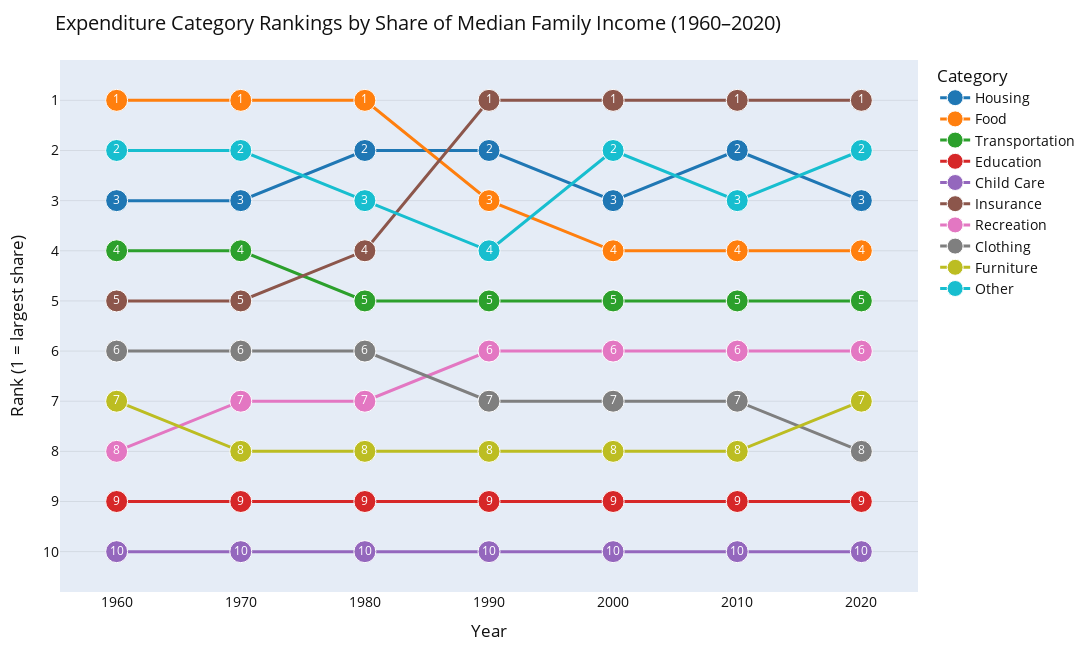

Here is the notebook cell this chart was saved with:
### Markdown cell above
Same Data Sources as Previous

### Code cell
#Load data
df = pd.read_csv("Data/Sankey/sankey_frames_long_1959_2024_usercats.csv").rename(columns={"Target":"Category"})


#Select years + categories to include
years_sel = [1960, 1970, 1980, 1990, 2000, 2010, 2020]
cats = ["Housing","Food","Transportation","Education","Child Care","Insurance","Recreation","Clothing","Furniture","Other"]


#Keep only the years + categories desired
df = df[df["Year"].isin(years_sel) & df["Category"].isin(cats)].copy()


#Ensure complete grid (all categories present each year), fill missing with 0
grid = pd.MultiIndex.from_product([years_sel, cats], names=["Year","Category"]).to_frame(index=False)
df = grid.merge(df, on=["Year","Category"], how="left")
df["Value"] = df["Value"].fillna(0.0)


#Compute share and rank within each year
df["IncomeTotal"] = df.groupby("Year")["Value"].transform("sum")
df["Share"] = np.where(df["IncomeTotal"] > 0, df["Value"]/df["IncomeTotal"], np.nan)


#Rank 1 = largest share
df["Rank"] = df.groupby("Year")["Share"].rank(method="min", ascending=False).astype(int)


#Define colors
palette = [
    "#1f77b4","#ff7f0e","#2ca02c","#d62728","#9467bd",
    "#8c564b","#e377c2","#7f7f7f","#bcbd22","#17becf"
]
color_map = {c: palette[i % len(palette)] for i, c in enumerate(cats)}


#Build bump chart
fig = go.Figure()
for c in cats:
    sub = df[df["Category"] == c].sort_values("Year")
    fig.add_trace(go.Scatter(
        x=sub["Year"],
        y=sub["Rank"],
        mode="lines+markers+text",
        name=c,
        line=dict(width=3, color=color_map[c]),
        marker=dict(size=22, color=color_map[c], line=dict(width=1, color="white")),
        text=sub["Rank"].astype(str),
        textposition="middle center",
        textfont=dict(color="white", size=12),
        hovertemplate=(
            f"<b>{c}</b><br>"
            "Year: %{x}<br>"
            "Rank: %{y}<br>"
            "Share of income: %{customdata[0]:.1%}<br>"
            "Estimated $: %{customdata[1]:,.0f}"
            "<extra></extra>"
        ),
        customdata=np.c_[sub["Share"].to_numpy(), sub["Value"].to_numpy()],
    ))


#Final layout adjustments
N = len(cats)
fig.update_layout(
    title="Expenditure Category Rankings by Share of Median Family Income (1960–2020)",
    height=650,
    width=1100,
    paper_bgcolor="white",
    font=dict(size=14, color="#111"),
    legend=dict(title="Category"),
    xaxis=dict(
        title="Year",
        tickmode="array",
        tickvals=years_sel,
        showgrid=False
    ),
    yaxis=dict(
        title="Rank (1 = largest share)",
        autorange="reversed",     # rank 1 at top
        tickmode="linear",
        dtick=1,
        range=[N + 0.5, 0.5],
        gridcolor="rgba(0,0,0,0.08)"
    ),
    margin=dict(l=60, r=20, t=60, b=50)
)


#Show and save figure
fig.show()
#fig.write_html("bump_plot_responsive.html", include_plotlyjs="cdn")

### Figure 1 — Plotly figure (JSON) as saved in the notebook; plotly's stock layout.template omitted (floating-point values rounded to 4 significant figures)
{"data": [{"customdata": [[0.1713, 962.5], [0.1692, 1669.0], [0.1785, 3752.0], [0.1829, 6464.0], [0.1771, 8985.0], [0.1899, 11440.0], [0.1889, 15930.0]], "hovertemplate": "<b>Housing</b><br>Year: %{x}<br>Rank: %{y}<br>Share of income: %{customdata[0]:.1%}<br>Estimated $: %{customdata[1]:,.0f}<extra></extra>", "line": {"color": "#1f77b4", "width": 3}, "marker": {"color": "#1f77b4", "line": {"color": "white", "width": 1}, "size": 22}, "mode": "lines+markers+text", "name": "Housing", "text": ["3", "3", "2", "2", "3", "2", "3"], "textfont": {"color": "white", "size": 12}, "textposition": "middle center", "type": "scatter", "x": [1960, 1970, 1980, 1990, 2000, 2010, 2020], "y": [3, 3, 2, 2, 3, 2, 3]}, {"customdata": [[0.2507, 1409.0], [0.2244, 2214.0], [0.2061, 4333.0], [0.1717, 6069.0], [0.1403, 7117.0], [0.1386, 8352.0], [0.1423, 12010.0]], "hovertemplate": "<b>Food</b><br>Year: %{x}<br>Rank: %{y}<br>Share of income: %{customdata[0]:.1%}<br>Estimated $: %{customdata[1]:,.0f}<extra></extra>", "line": {"color": "#ff7f0e", "width": 3}, "marker": {"color": "#ff7f0e", "line": {"color": "white", "width": 1}, "size": 22}, "mode": "lines+markers+text", "name": "Food", "text": ["1", "1", "1", "3", "4", "4", "4"], "textfont": {"color": "white", "size": 12}, "textposition": "middle center", "type": "scatter", "x": [1960, 1970, 1980, 1990, 2000, 2010, 2020], "y": [1, 1, 1, 3, 4, 4, 4]}, {"customdata": [[0.1346, 756.3], [0.125, 1234.0], [0.1381, 2902.0], [0.1196, 4229.0], [0.1196, 6065.0], [0.09613, 5791.0], [0.08233, 6945.0]], "hovertemplate": "<b>Transportation</b><br>Year: %{x}<br>Rank: %{y}<br>Share of income: %{customdata[0]:.1%}<br>Estimated $: %{customdata[1]:,.0f}<extra></extra>", "line": {"color": "#2ca02c", "width": 3}, "marker": {"color": "#2ca02c", "line": {"color": "white", "width": 1}, "size": 22}, "mode": "lines+markers+text", "name": "Transportation", "text": ["4", "4", "5", "5", "5", "5", "5"], "textfont": {"color": "white", "size": 12}, "textposition": "middle center", "type": "scatter", "x": [1960, 1970, 1980, 1990, 2000, 2010, 2020], "y": [4, 4, 5, 5, 5, 5, 5]}, {"customdata": [[0.009276, 52.13], [0.01419, 140.0], [0.01354, 284.5], [0.01593, 563.0], [0.01851, 938.9], [0.02246, 1353.0], [0.02036, 1717.0]], "hovertemplate": "<b>Education</b><br>Year: %{x}<br>Rank: %{y}<br>Share of income: %{customdata[0]:.1%}<br>Estimated $: %{customdata[1]:,.0f}<extra></extra>", "line": {"color": "#d62728", "width": 3}, "marker": {"color": "#d62728", "line": {"color": "white", "width": 1}, "size": 22}, "mode": "lines+markers+text", "name": "Education", "text": ["9", "9", "9", "9", "9", "9", "9"], "textfont": {"color": "white", "size": 12}, "textposition": "middle center", "type": "scatter", "x": [1960, 1970, 1980, 1990, 2000, 2010, 2020], "y": [9, 9, 9, 9, 9, 9, 9]}, {"customdata": [[0.000924, 5.193], [0.001557, 15.36], [0.002472, 51.95], [0.00301, 106.4], [0.002714, 137.7], [0.003027, 182.3], [0.002904, 245.0]], "hovertemplate": "<b>Child Care</b><br>Year: %{x}<br>Rank: %{y}<br>Share of income: %{customdata[0]:.1%}<br>Estimated $: %{customdata[1]:,.0f}<extra></extra>", "line": {"color": "#9467bd", "width": 3}, "marker": {"color": "#9467bd", "line": {"color": "white", "width": 1}, "size": 22}, "mode": "lines+markers+text", "name": "Child Care", "text": ["10", "10", "10", "10", "10", "10", "10"], "textfont": {"color": "white", "size": 12}, "textposition": "middle center", "type": "scatter", "x": [1960, 1970, 1980, 1990, 2000, 2010, 2020], "y": [10, 10, 10, 10, 10, 10, 10]}, {"customdata": [[0.08813, 495.3], [0.1203, 1187.0], [0.1504, 3162.0], [0.1935, 6839.0], [0.2158, 10950.0], [0.2405, 14490.0], [0.2464, 20790.0]], "hovertemplate": "<b>Insurance</b><br>Year: %{x}<br>Rank: %{y}<br>Share of income: %{customdata[0]:.1%}<br>Estimated $: %{customdata[1]:,.0f}<extra></extra>", "line": {"color": "#8c564b", "width": 3}, "marker": {"color": "#8c564b", "line": {"color": "white", "width": 1}, "size": 22}, "mode": "lines+markers+text", "name": "Insurance", "text": ["5", "5", "4", "1", "1", "1", "1"], "textfont": {"color": "white", "size": 12}, "textposition": "middle center", "type": "scatter", "x": [1960, 1970, 1980, 1990, 2000, 2010, 2020], "y": [5, 5, 4, 1, 1, 1, 1]}, {"customdata": [[0.03878, 218.0], [0.04937, 487.1], [0.04988, 1049.0], [0.05968, 2110.0], [0.07171, 3638.0], [0.06845, 4124.0], [0.06791, 5728.0]], "hovertemplate": "<b>Recreation</b><br>Year: %{x}<br>Rank: %{y}<br>Share of income: %{customdata[0]:.1%}<br>Estimated $: %{customdata[1]:,.0f}<extra></extra>", "line": {"color": "#e377c2", "width": 3}, "marker": {"color": "#e377c2", "line": {"color": "white", "width": 1}, "size": 22}, "mode": "lines+markers+text", "name": "Recreation", "text": ["8", "7", "7", "6", "6", "6", "6"], "textfont": {"color": "white", "size": 12}, "textposition": "middle center", "type": "scatter", "x": [1960, 1970, 1980, 1990, 2000, 2010, 2020], "y": [8, 7, 7, 6, 6, 6, 6]}, {"customdata": [[0.07833, 440.2], [0.07028, 693.4], [0.05884, 1237.0], [0.05126, 1812.0], [0.0415, 2105.0], [0.03086, 1859.0], [0.02533, 2136.0]], "hovertemplate": "<b>Clothing</b><br>Year: %{x}<br>Rank: %{y}<br>Share of income: %{customdata[0]:.1%}<br>Estimated $: %{customdata[1]:,.0f}<extra></extra>", "line": {"color": "#7f7f7f", "width": 3}, "marker": {"color": "#7f7f7f", "line": {"color": "white", "width": 1}, "size": 22}, "mode": "lines+markers+text", "name": "Clothing", "text": ["6", "6", "6", "7", "7", "7", "8"], "textfont": {"color": "white", "size": 12}, "textposition": "middle center", "type": "scatter", "x": [1960, 1970, 1980, 1990, 2000, 2010, 2020], "y": [6, 6, 6, 7, 7, 7, 8]}, {"customdata": [[0.04657, 261.7], [0.04353, 429.5], [0.03875, 814.6], [0.03175, 1122.0], [0.03075, 1560.0], [0.02348, 1415.0], [0.02677, 2258.0]], "hovertemplate": "<b>Furniture</b><br>Year: %{x}<br>Rank: %{y}<br>Share of income: %{customdata[0]:.1%}<br>Estimated $: %{customdata[1]:,.0f}<extra></extra>", "line": {"color": "#bcbd22", "width": 3}, "marker": {"color": "#bcbd22", "line": {"color": "white", "width": 1}, "size": 22}, "mode": "lines+markers+text", "name": "Furniture", "text": ["7", "8", "8", "8", "8", "8", "7"], "textfont": {"color": "white", "size": 12}, "textposition": "middle center", "type": "scatter", "x": [1960, 1970, 1980, 1990, 2000, 2010, 2020], "y": [7, 8, 8, 8, 8, 8, 7]}, {"customdata": [[0.1814, 1020.0], [0.1822, 1798.0], [0.1634, 3435.0], [0.1707, 6035.0], [0.1821, 9236.0], [0.1866, 11240.0], [0.1968, 16600.0]], "hovertemplate": "<b>Other</b><br>Year: %{x}<br>Rank: %{y}<br>Share of income: %{customdata[0]:.1%}<br>Estimated $: %{customdata[1]:,.0f}<extra></extra>", "line": {"color": "#17becf", "width": 3}, "marker": {"color": "#17becf", "line": {"color": "white", "width": 1}, "size": 22}, "mode": "lines+markers+text", "name": "Other", "text": ["2", "2", "3", "4", "2", "3", "2"], "textfont": {"color": "white", "size": 12}, "textposition": "middle center", "type": "scatter", "x": [1960, 1970, 1980, 1990, 2000, 2010, 2020], "y": [2, 2, 3, 4, 2, 3, 2]}], "layout": {"font": {"color": "#111", "size": 14}, "height": 650, "legend": {"title": {"text": "Category"}}, "margin": {"b": 50, "l": 60, "r": 20, "t": 60}, "paper_bgcolor": "white", "title": {"text": "Expenditure Category Rankings by Share of Median Family Income (1960–2020)"}, "width": 1100, "xaxis": {"showgrid": false, "tickmode": "array", "tickvals": [1960, 1970, 1980, 1990, 2000, 2010, 2020], "title": {"text": "Year"}}, "yaxis": {"autorange": "reversed", "dtick": 1, "gridcolor": "rgba(0,0,0,0.08)", "range": [10.5, 0.5], "tickmode": "linear", "title": {"text": "Rank (1 = largest share)"}}}}
